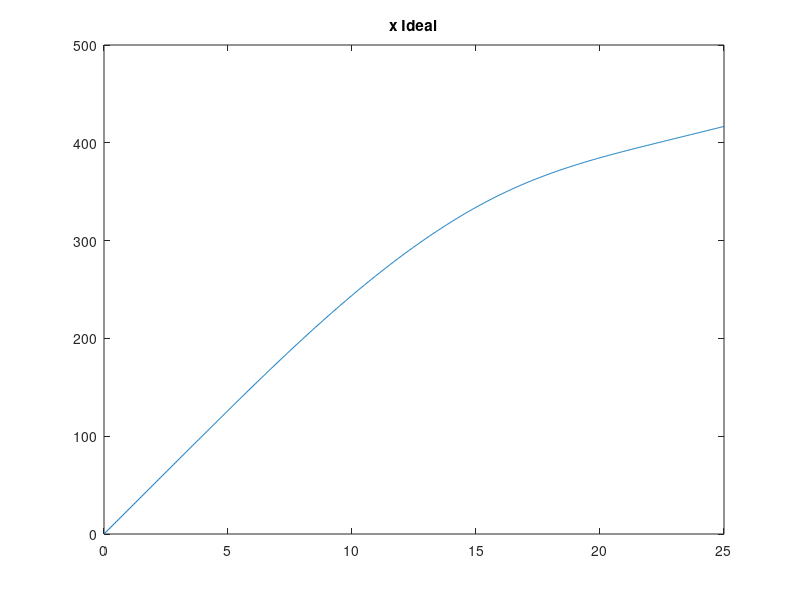
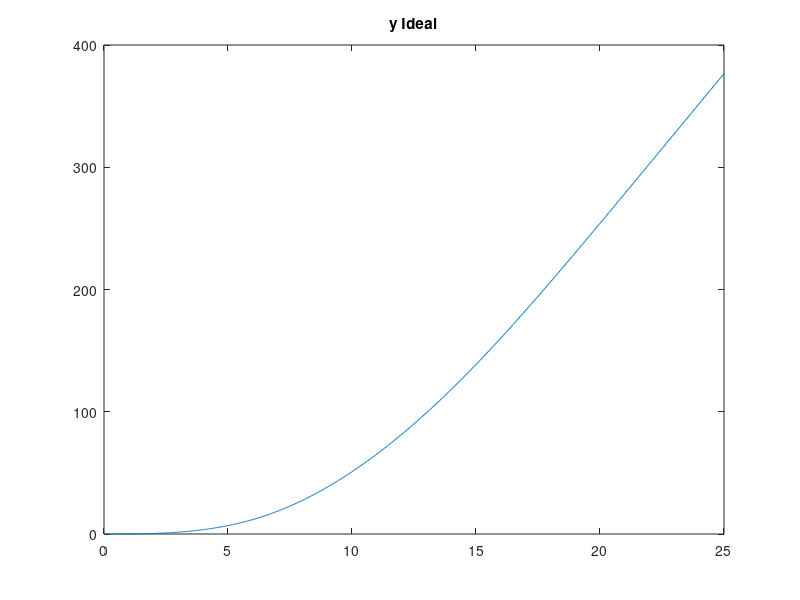
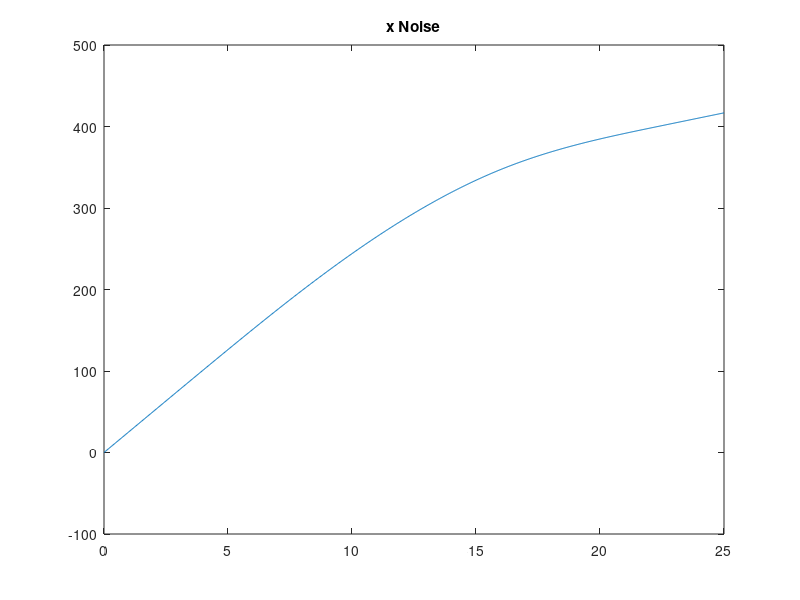
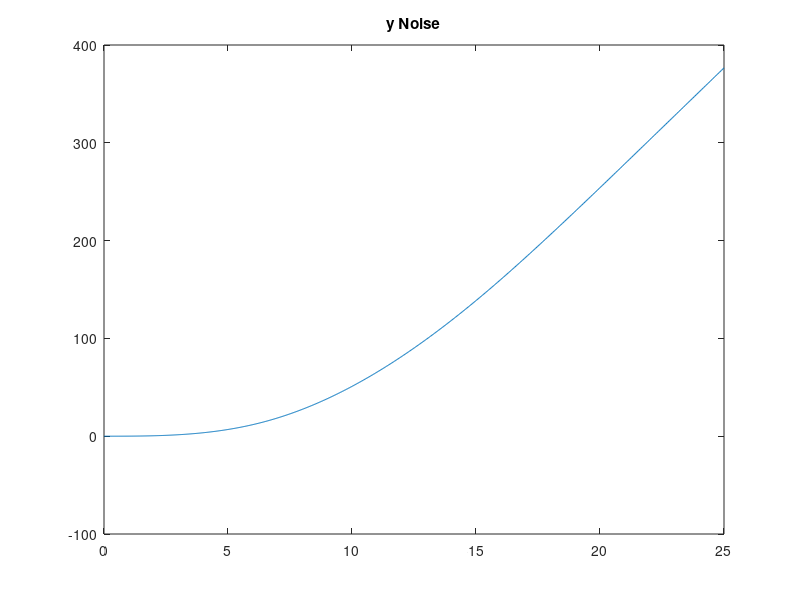

Write the MATLAB code that produced these figures, in order. (Note: this script raises an error after producing the figures.)
clear; close all; clc
%%%%%%%%%%%%%%%%%%%%%%%%%%%%%%%%%%%%%%%%%%%%%%%%%%%%%%%

%%%%%%%%%%%%%%%%%%%%%%%%%%%%%%%%%%%%%%%%%%%%%%%%%%%%%%%
%GPS DATA
%load('CVF9LatX.mat'); load('CVF9LongY.mat');
%Ideal AASHTO
load('MichXm.mat'); load('MichYm.mat');
%x2 = LatX'; y2 = LongY';   
x2 = xm'; y2 = ym';
x2 = unique(x2); y2 = unique(y2);
x2 = x2(1:numel(y2));
t = linspace(0,25,numel(x2));
figure; plot(t,x2); title('x Ideal')
figure; plot(t,y2); title('y Ideal')
% Added White Noise, and now everything "kinda" works, but not really
x2 = awgn(x2,130,'measured');
figure; plot(t,x2); title('x Noise')

y2 = awgn(y2,130,'measured');
figure; plot(t,y2); title('y Noise')
 
X = [x2',y2'];
[L,R,K] = curvature(X);

K(1,:) = []; K(end,:) = []; L(1,:) = []; L(end,:) = [];
x2(1) = []; x2(end) = []; y2(1) = []; y2(end) = [];
figure; scatter(x2,y2);
xlabel('X Coordinate (m)'); ylabel('Y Coordinate (m)')
title('Raw Road Data')
figure;
h = scatter(x2,y2); grid on; axis equal; set(h,'marker','.');
xlabel('X Coordinate (m)'); ylabel('Y Coordinate (m)')
title('Road with Curvature Vectors')
hold on

quiver(x2',y2',K(:,1),K(:,2)); hold off  
y = sqrt(K(:,1).^2 + K(:,2).^2);
s = L;
figure; plot(s,y)

% Initial Conditions, NEVER repeat them.
x0 = [100 200 300 400 500];
% Curvature Model M.1
M1 = @(x,s) ((x(5)./(x(2)-x(1))).*(s - x(1))).*(heaviside(s-x(1)) - heaviside(s-x(2))) +...
     x(5).*(heaviside(s-x(2))-heaviside(s-x(3))) + ...
( ( x(5)./(x(4)-x(3))).*(-s+x(3))+ x(5) ).*(heaviside(s-x(3)) - heaviside(s-x(4))); 
% Pr.1
fprintf('Pr. 1, Least Squares Min. Has finalized');
options = optimset('Display','off');
x = lsqcurvefit(M1,x0,s(1:end),y,[],[],options)
snew = linspace(s(1),s(end),100); % <--- This defines the 
% size of the "K_vector".
figure; hold on; 
plot(s,y,'bo');
xlabel('S-Segment (m)'); ylabel ('Curvature(m^{-1})');
plot(snew,M1(x,snew),'k-','linewidth',2);
xlim([snew(1), snew(end)+5]);
legend('Data','Fitted Response','location','best'); 
title('Data and Fitted Curve'); grid on

% -------------------------
%Parameters 
global K_temp e g mu U
% Vehicle Only
L = 2.5;  %U = 1.95;
U = 3;
% Road Only
e = 6; mu = 0.3;
% Both
g = 9.81; K_vector = M1(x,snew);
% -------------------------
%Iterative Optimization Routine for Pr.2 given Optimized M.1
for i = 1:length(K_vector)
K_temp = K_vector(i);  
% Objective Function Pr.2
fun = @(x)  x(1) - (53.7*L + U*x(2)^2/g)*K_temp;    
%C.1 (Bounds)
% lb = [-3,25]; 
% ub = [3,60]; 
lb = [-3,25]; % -3 < x1 < 3;
ub = [3,35];  % 55 < x2 < 80; mph
% There are no linear constraints, so set those arguments to |[]|. 
A = [];  b = []; % Linear In-equality Constraints
Aeq = []; beq = [];  % Linear Equality Constraints
%Initial Conditions
x0 = [1/4,1/4];  
%Constraints as an annoynomous function
nonlcon = @EqConstraint;
options = optimoptions('fmincon','Display','off');
Op(i,:) = fmincon(fun,x0,A,b,Aeq,beq,lb,ub,nonlcon,options);  
end
fprintf('Pr. 2 Has finalized \n');
vOpt = Op(:,2);
figure; plot(snew,vOpt,'linewidth',3)
ylim([max(vOpt)-10 max(vOpt)+10])
title('Segment Length vs Velocity Optimized'); grid on
xlabel('S-Segment (m)'); ylabel ('Velocity (m/s)');
figure; plot(M1(x,snew),vOpt)
ylim([max(vOpt)-10 max(vOpt)+10])
title('Curvature vs Velocity Optimized'); grid on;
xlabel('S-Segment (m)'); ylabel ('Curvature(m^{-1})');

% Nonlinear Constaints (Not bounds)
function [c,ceq] = EqConstraint(x)
global K_temp e g mu 
%Pr.2
% Nonlinear Inequality Constraints
c = x(2)^2*K_temp/g - (mu + 0.01*e)/(1-0.01*mu*e);
% Nonlinear Equality Constraints
ceq = [];
end
